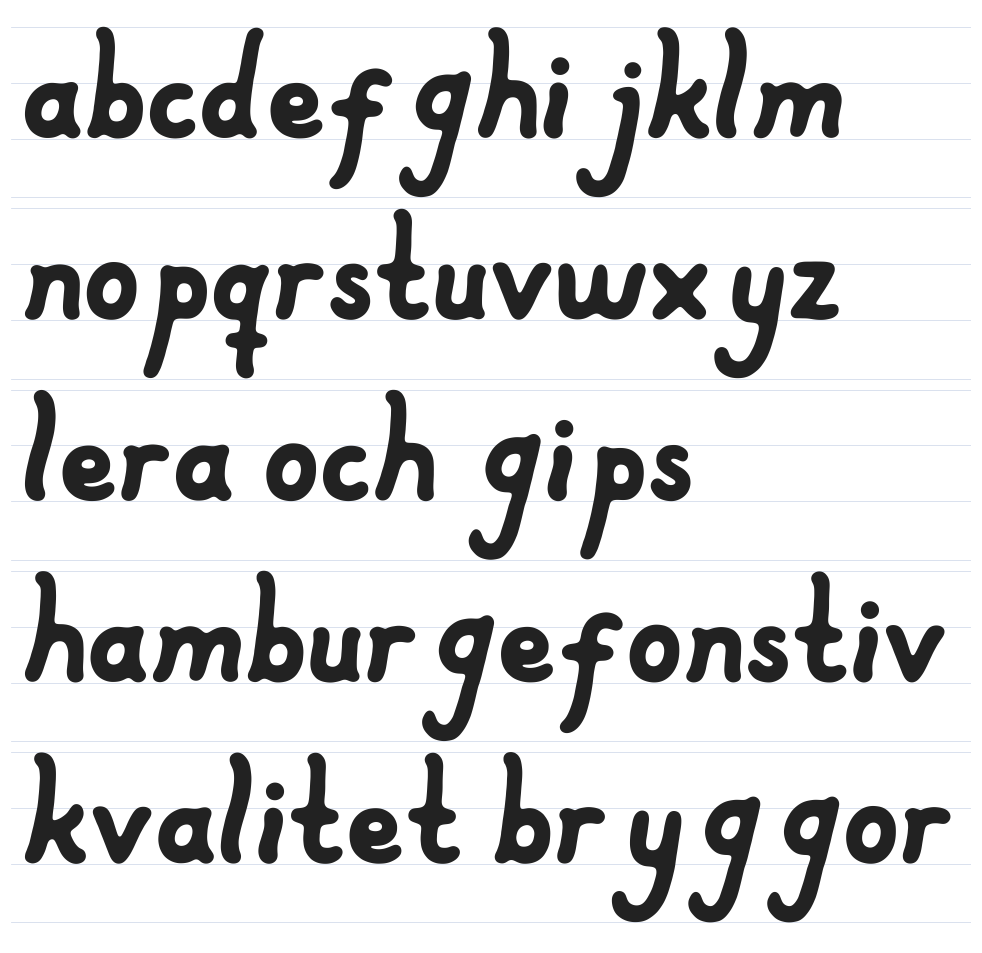

Here is the Python script that generated this plot:
"""Sätter ihop det slutliga alfabetet och mäter hur konsekvent det är i 2D.

    python3 alfabet.py a-z.30.sep.stl justerade
"""
import os
import sys
import numpy as np
import trimesh
from scipy import ndimage
from skimage.morphology import skeletonize
from PIL import Image, ImageDraw
import matplotlib
matplotlib.use("Agg")
import matplotlib.pyplot as plt

from justera import BOKSTAVER, OVRIGA, hitta

# Representant för varje bokstav (första varianten) och tillhörande prickar
VAL = {"a": "a1", "b": "b", "c": "c3", "d": "d1", "e": "e4", "f": "f", "g": "g", "h": "h", "i": "i",
       "j": "j", "k": "k", "l": "l", "m": "m", "n": "n", "o": "o", "p": "p", "q": "q2", "r": "r",
       "s": "s1", "t": "t1", "u": "u", "v": "v", "w": "w1", "x": "x", "y": "y", "z": "z"}
PRICKAR = {"i": "i-prick", "j": "j-prick"}
RUT = 0.01


def basl(namn, p):
    info = hitta(BOKSTAVER, p)
    if info and "bas" in info:
        return info["bas"]
    if namn == "f":
        return -20.0
    if namn in ("i", "i-prick"):
        return -19.95
    if namn in ("j-prick",):
        return 0.0
    return p.bounds[0, 1]


def kontur(m):
    """Konturen sett framifrån: tvärsnitt strax ovanför baksidan."""
    z0, z1 = m.bounds[0, 2], m.bounds[1, 2]
    s = m.section(plane_origin=[0, 0, z0 + 0.15 * (z1 - z0)], plane_normal=[0, 0, 1])
    pl, _ = s.to_planar(to_2D=np.eye(4))
    return pl.polygons_full


def rastrera(polys, dx, dy, w, h):
    img = Image.new("L", (int(w / RUT), int(h / RUT)), 0)
    d = ImageDraw.Draw(img)
    for p in polys:
        d.polygon([((x - dx) / RUT, (h - (y - dy)) / RUT) for x, y in p.exterior.coords], fill=255)
        for i in p.interiors:
            d.polygon([((x - dx) / RUT, (h - (y - dy)) / RUT) for x, y in i.coords], fill=0)
    return np.array(img)[::-1] > 0


def main():
    kalla, mapp = sys.argv[1:3]
    delar = {}
    for p in trimesh.load(kalla, force="mesh").split(only_watertight=False):
        if len(p.faces) <= 3000:
            continue
        info = hitta(BOKSTAVER, p)
        delar[info["namn"] if info else hitta(OVRIGA, p)] = p
    glyf = {}
    for bok, namn in VAL.items():
        fil = os.path.join(mapp, f"{namn}.stl")
        m = trimesh.load(fil) if os.path.exists(fil) else delar[namn]
        bas = basl(namn, delar.get(namn, m))
        polys = list(kontur(m))
        if bok in PRICKAR:
            pr = delar[PRICKAR[bok]]
            polys += list(kontur(pr))
        glyf[bok] = (polys, bas)

    # Mätningar
    print("bokst  linje(median)  bredd   topp   botten")
    rader = []
    for bok, (polys, bas) in glyf.items():
        x0 = min(p.bounds[0] for p in polys); x1 = max(p.bounds[2] for p in polys)
        y0 = min(p.bounds[1] for p in polys); y1 = max(p.bounds[3] for p in polys)
        m = rastrera(polys, x0 - 0.1, y0 - 0.1, x1 - x0 + 0.2, y1 - y0 + 0.2)
        dt = ndimage.distance_transform_edt(m) * RUT
        sk = skeletonize(m)
        # bort med skelettets ändar (rundade avslut) så att bara staplarna räknas
        v = dt[sk]; v = v[v > np.percentile(v, 15)]
        linje = 2 * np.median(v)
        rader.append((bok, linje, x1 - x0, y1 - bas, y0 - bas))
        print(f"  {bok}     {linje:5.2f}        {x1 - x0:5.2f}  {y1 - bas:5.2f}  {y0 - bas:5.2f}")
    linjer = np.array([r[1] for r in rader])
    print(f"linjetjocklek: median {np.median(linjer):.2f}, min {linjer.min():.2f} ({rader[linjer.argmin()][0]}), "
          f"max {linjer.max():.2f} ({rader[linjer.argmax()][0]}), spridning ±{100 * linjer.std() / np.median(linjer):.0f} %")

    # Bilder: alfabetet och några ord
    def satt(ax, text, y, avst=0.25):
        x = 0.0
        for c in text:
            if c == " ":
                x += 1.0; continue
            polys, bas = glyf[c]
            x0 = min(p.bounds[0] for p in polys)
            for p in polys:
                for ring, f in [(p.exterior, "#222")] + [(i, "white") for i in p.interiors]:
                    xy = np.array(ring.coords) - [x0 - x, bas - y]
                    ax.fill(xy[:, 0], xy[:, 1], color=f, lw=0)
            x += max(p.bounds[2] for p in polys) - x0 + avst
        return x

    rader_text = ["abcdefghijklm", "nopqrstuvwxyz", "lera och gips", "hamburgefonstiv", "kvalitet bryggor"]
    fig, ax = plt.subplots(figsize=(14, 2.2 * len(rader_text)), dpi=110)
    bredast = 0
    for i, t in enumerate(rader_text):
        y = -i * 6.5
        for yy in (0, 2, 4, -2.1):
            ax.axhline(y + yy, color="#cfd8ea", lw=0.5, zorder=0)
        bredast = max(bredast, satt(ax, t, y))
    ax.set_xlim(-0.5, bredast + 0.5); ax.set_ylim(-(len(rader_text) - 1) * 6.5 - 2.8, 4.6)
    ax.set_aspect("equal"); ax.axis("off")
    plt.savefig("alfabet.png", bbox_inches="tight", facecolor="white")


if __name__ == "__main__":
    main()
